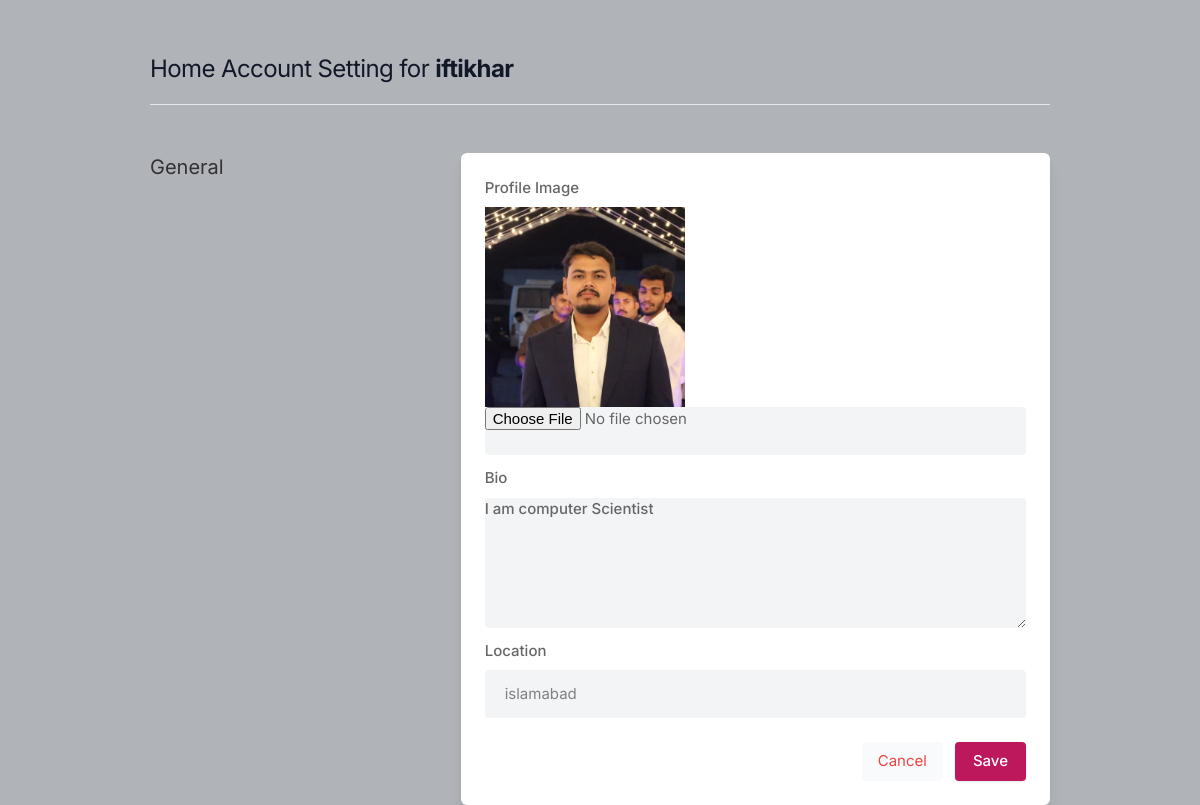
Page /Setting (signed in) on the committed database.
### core/models.py (models this page shows, shortened)
class Profile(models.Model):
    user = models.ForeignKey(User, on_delete=models.CASCADE)
    id_user = models.IntegerField()
    bio = models.CharField(max_length=500, blank=True)
    profile_img = models.ImageField(upload_to='Profile_images', default='blank-profile.png')
    location = models.CharField(max_length=500, blank=True)

### core/views.py (the view, shortened to what this page needs)
# urls.py: path('Setting', views.setting, name='setting'),
@login_required(login_url='sign_in')
def setting(request):
    User_Profile = Profile.objects.get(user=request.user)
    return render(request, 'setting.html', {'User_Profile': User_Profile})

### templates/setting.html (shortened to what this page needs)
{% load static %}
<!DOCTYPE html>
<html lang="en">
<head>
    <link rel="stylesheet" href="{% static 'assets/css/icons.css' %}">
    <link rel="stylesheet" href="{% static 'assets/css/uikit.css' %}">
    <link rel="stylesheet" href="{% static 'assets/css/style.css' %}">
    <link rel="stylesheet" href="{% static 'assets/css/tailwind.css' %}">
</head>
<body>
            <div class="container m-auto">
                <h1 class="text-2xl leading-none text-gray-900 tracking-tight mt-3"> <a href = '/'> Home Account Setting for <b>{{user.username}}</b> </a> </h1>
                <br>
                <hr>
                <div class="grid lg:grid-cols-3 mt-12 gap-8">
                    <div>
                        <h3 class="text-xl mb-2"> General </h3>
                    </div>
                    <div class="bg-white rounded-md lg:shadow-lg shadow col-span-2">
                        <form action="" method="POST" enctype="multipart/form-data">
                       <div class="grid grid-cols-2 gap-3 lg:p-6 p-4">
                                <div class="col-span-2">
                                <label for=""> Profile Image</label>
                                    <img width="200" height="200" src="{{User_Profile.profile_img}}"/>
                                <input type="file" value="" name ='image' placeholder="Profile Image" class="shadow-none bg-gray-100">
                            </div>
                            <div class="col-span-2">
                                <label for="about">Bio</label>
                                <textarea id="about" name="bio" rows="3"  class="shadow-none bg-gray-100">{{User_Profile.bio}}</textarea>
                            </div>
                            <div class="col-span-2">
                                <label for=""> Location</label>
                                <input type="text" name ='location' value = "{{User_Profile.location}}" placeholder="" class="shadow-none bg-gray-100">
                            </div>
                       </div>
                       <div class="bg-gray-10 p-6 pt-0 flex justify-end space-x-3">
                           <button class="p-2 px-4 rounded bg-gray-50 text-red-500"> <a href="/"> Cancel</a> </button>
                           <button type="submit" class="button bg-blue-700"> Save </button>
                       </div>
                     </form>
                    </div>
                </div>
</body>
</html>

### static/assets/css/style.css (style rules this page uses)
body { background-color: #B0B3B8!important; }
button { vertical-align: middle; }
span.button, button.button { background-color: #be185d; top: 0; color: #fff; position: relative; padding: 8px 18px; line-height: 22px; position: relative; font-weight: 500; font-size: 15px; display: inline-block; -webkit-transition: all 0.2s ease-in-out; transition: all 0.2s ease-in-out; cursor: pointer; overflow: hidden; border: none; border-radius: 4px; -webkit-box-shadow: 0 1px 3px rgba(0, 0, 0, 0.1); box-shadow: 0 1px 3px rgba(0, 0, 0, 0.1); }
input { height: 48px; line-height: 48px; padding: 0 20px; outline: none; font-size: 15px; color: #808080; max-width: 100%; width: 100%; -webkit-box-sizing: border-box; box-sizing: border-box; display: block; font-weight: 400; opacity: 1; border-radius: 4px; border: none; -webkit-box-shadow: 0 1px 4px 0px rgba(0, 0, 0, 0.12); box-shadow: 0 1px 4px 0px rgba(0, 0, 0, 0.12); }
input[type="text"], input[type="password"], input[type="email"], input[type="number"] { height: 48px; line-height: 48px; padding: 0 20px; outline: none; font-size: 15px; color: #808080; max-width: 100%; width: 100%; -webkit-box-sizing: border-box; box-sizing: border-box; display: block; font-weight: 400; opacity: 1; border-radius: 4px; border: none; -webkit-box-shadow: 0 1px 4px 0px rgba(0, 0, 0, 0.12); box-shadow: 0 1px 4px 0px rgba(0, 0, 0, 0.12); }
textarea { height: 48px; line-height: 48px; padding: 0 20px; outline: none; font-size: 15px; color: #808080; margin: 0 0 16px 0; max-width: 100%; width: 100%; -webkit-box-sizing: border-box; box-sizing: border-box; display: block; background-color: #fff; font-weight: 500; opacity: 1; border-radius: 4px; border: none; -webkit-box-shadow: 0 1px 4px 0px rgba(0, 0, 0, 0.12); box-shadow: 0 1px 4px 0px rgba(0, 0, 0, 0.12); }
input { -webkit-transition: all 0.1s ease-in-out; transition: all 0.1s ease-in-out; }
::placeholder { color: #808080; opacity: 1; }
textarea { height: auto; line-height: 27px; padding: 20px; min-height: 130px; -webkit-transition: none !important; transition: none !important; min-width: 100%; }
label, legend { display: block; font-weight: bold; font-size: 15px; font-weight: 500; margin-bottom: 8px; }
button { border: none; margin: 0; padding: 0; width: auto; overflow: visible; background: transparent; color: inherit; font: inherit; line-height: normal; cursor: pointer; }
a { color: #be185d; -webkit-transition: 0.3s; transition: 0.3s; outline: none !important; }
button { outline: none !important; }
img { max-width: 100%; }
body { color: #666; font-size: 15px; line-height: 27px; background-color: #f0f2f5; font-family: "Inter", sans-serif; text-transform: none; }
h1, h2, h3, h4, h5, h6 { font-family: "Inter", sans-serif; text-transform: none; }
input[type="text"], input[type="password"], input[type="email"] { font-family: "Inter", sans-serif; text-transform: none; }
textarea, select { font-family: "Inter", sans-serif; text-transform: none; }
button, body .pac-container { font-family: "Inter", sans-serif; text-transform: none; }
h1, h2, h3, h4, h5, h6 { color: #333; font-weight: 500; margin: 0; padding: 0; }
h1 { font-size: 32px; }
h3 { font-size: 22px; }
b, strong { font-weight: 700 !important; }
@media (min-width: 1024px) { .container { max-width: 900px !important; padding-top: 45px; } }
.shadow-none { -webkit-box-shadow: none !important; box-shadow: none !important; }

### rows in the picture
Profile: profile_img (picture), bio "I am computer Scientist", location "islamabad"

### other values in the picture
{{ user.username }} "iftikhar"
